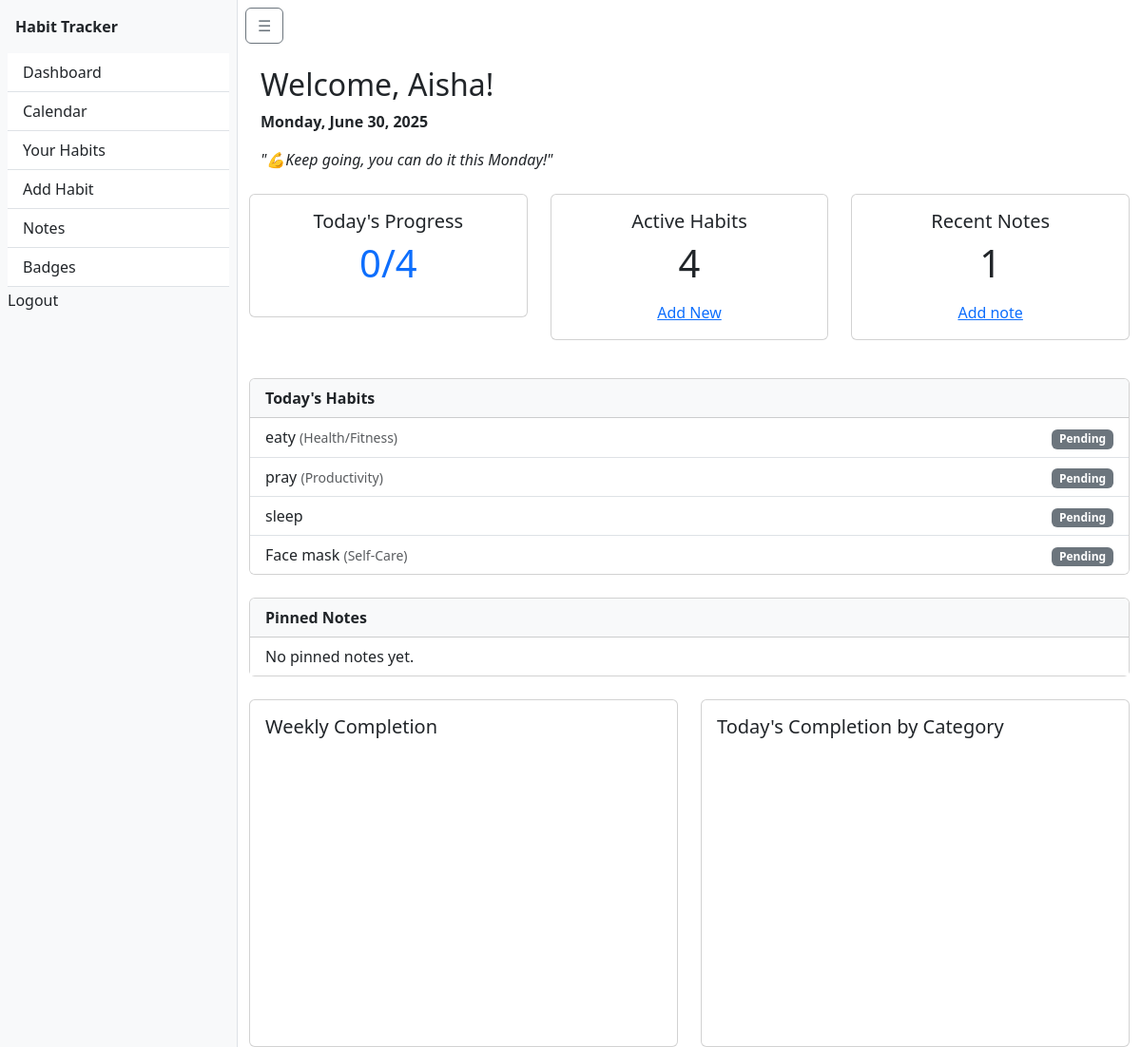
The app's page /habits/dashboard/ (signed in), older data.
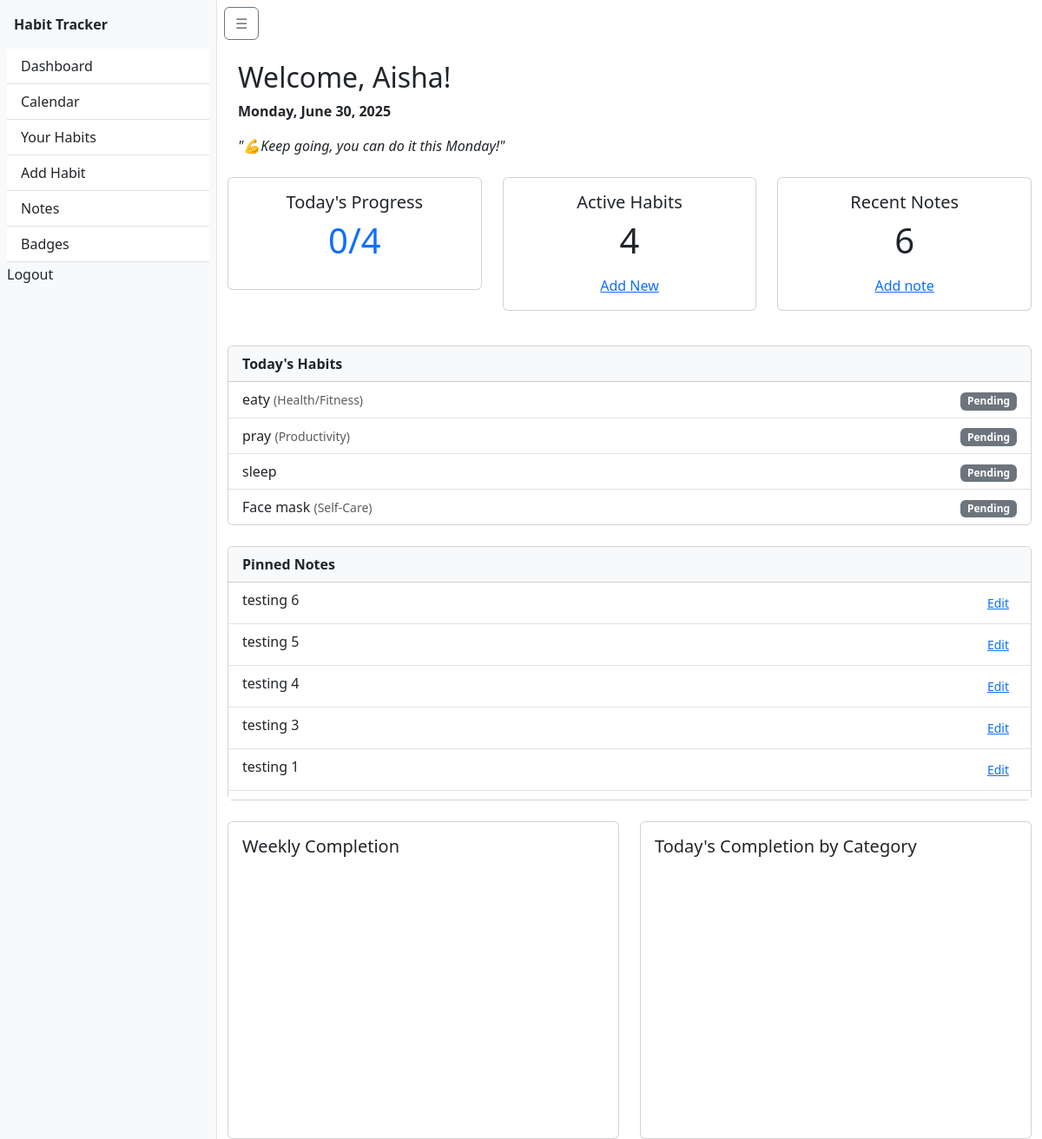
The same page, newer data.
### habits/models.py (models this page shows, shortened)
class Habit(models.Model):
    CATEGORY_CHOICES = [
        ('health', 'Health/Fitness'),
        ('productivity', 'Productivity'),
        ('selfcare', 'Self-Care'),
        ('learning', 'Learning'),
        ('work', 'Work'),
        ('fun', 'Hobbies/Fun'),
    ]
    FREQUENCY_CHOICES = [
        ('daily', 'Daily'),
        ('weekly', 'Weekly'),
        ('custom', 'Custom'),
    ]
    user = models.ForeignKey(User, on_delete=models.CASCADE)
    name = models.CharField(max_length=100)  # e.g. "Drink water"
    description = models.TextField(blank=True)
    target = models.PositiveIntegerField(default=1)  # e.g. "8 glasses/day"
    frequency = models.CharField(max_length=20, choices=FREQUENCY_CHOICES, default='daily')
    category = models.CharField(max_length=50, choices=CATEGORY_CHOICES, blank=True)
    creation_date = models.DateTimeField(auto_now_add=True)
    is_template = models.BooleanField(default=False)  # For admin-curated templates
    created_by_admin = models.ForeignKey(
        User,
        on_delete=models.SET_NULL,
        null=True,
        blank=True,
        related_name='admin_habits'
    )

class Note(models.Model):
    user = models.ForeignKey(User, on_delete=models.CASCADE)
    title = models.CharField(max_length=100)
    content = models.TextField()
    is_pinned = models.BooleanField(default=False)
    updated_at = models.DateTimeField(auto_now=True)

### habits/views.py (the view)
# urls.py: path('dashboard/', dashboard, name='dashboard'),
@login_required
def dashboard(request):
    habits = Habit.objects.filter(user=request.user)
    today = date.today()
    completed_habit_ids = HabitCompletion.objects.filter(
        habit__user=request.user,
        date=today,
        completed=True
    ).values_list('habit_id', flat=True)
    for habit in habits:
        habit.status = "Done" if habit.id in completed_habit_ids else "Pending"
    start_of_week = today - timedelta(days=today.weekday())  # Monday
    week_dates = [start_of_week + timedelta(days=i) for i in range(7)]
    weekly_data = HabitCompletion.objects.filter(
        habit__user=request.user,
        date__range=[week_dates[0], week_dates[-1]],
        completed=True
    ).values('date').annotate(count=Count('id'))
    chart_labels = [d.strftime('%a') for d in week_dates]
    chart_data = [next((item['count'] for item in weekly_data if item['date'] == d), 0) for d in week_dates]
    category_data = HabitCompletion.objects.filter(
        habit__user=request.user,
        date=today,
        completed=True
    ).values('habit__category').annotate(count=Count('id'))
    category_labels = []
    category_counts = []
    category_map = dict(Habit.CATEGORY_CHOICES)
    for item in category_data:
        label = category_map.get(item['habit__category'], 'Uncategorised')
        category_labels.append(label)
        category_counts.append(item['count'])
    completed_today = len(completed_habit_ids)
    habit_count = habits.count()
    notes_count = Note.objects.filter(user=request.user).count()
    pinned_notes = Note.objects.filter(user=request.user, is_pinned=True).order_by('-updated_at')
    return render(request, 'habits/dashboard.html', {
        'habits': habits,
        'completed_today': completed_today,
        'habit_count': habit_count,
        'today': today,
        'chart_labels': json.dumps(chart_labels),
        'chart_data': json.dumps(chart_data),
        'category_labels': json.dumps(category_labels),
        'category_data': json.dumps(category_counts),
        'notes_count': notes_count,
        'pinned_notes': pinned_notes,
    })

### habits/templates/habits/dashboard.html (shortened to what this page needs)
{% extends 'habits/base.html' %}
{% block content %}
<div class="container mt-4">
    <h2>Welcome, {{ user.first_name|default:user.username }}!</h2>
    <p><strong>{{ today|date:"l, F j, Y" }}</strong></p>
  <p><em>"💪Keep going, you can do it this {{ today|date:'l' }}!"</em></p>
</div>
<div class="row mt-4">
    <div class="col-md-4 mb-3">
      <div class="card text-center">
        <div class="card-body">
          <h5 class="card-title">Today's Progress</h5>
          <p class="display-6 text-primary">{{ completed_today }}/{{ habit_count }}</p>
      </div>
    </div>
</div>
<div class="col-md-4 mb-3">
    <div class="card text-center">
      <div class="card-body">
        <h5 class="card-title">Active Habits</h5>
        <p class="display-6 text-purple">{{habit_count }}</p>
        <a href="{% url 'habits:habit_create' %}">Add New</a>
      </div>
    </div>
  </div>
<div class="col-md-4 mb-3">
    <div class="card text-center">
      <div class="card-body">
        <h5 class="card-title">Recent Notes</h5>
        <p class="display-6 text-purple">{{ notes_count }}</p>
        <a href="{% url 'habits:add_note' %}">Add note</a>
      </div>
    </div>
  </div>
</div>
<div class="card mt-4">
  <div class="card-header bg-light">
    <strong>Today's Habits</strong>
  </div>
  <ul class="list-group list-group-flush">
    {% for habit in habits %}
      <li class="list-group-item d-flex justify-content-between align-items-center">
        <div>
          {{ habit.name }}
          {% if habit.get_category_display %}
            <small class="text-muted">({{ habit.get_category_display }})</small>
          {% endif %}
        </div>
        <div>
          {% if habit.status == "Done" %}
            <span class="badge text-white" style="background-color: hotpink;">✔ Done</span>
          {% else %}
            <span class="badge bg-secondary">Pending</span>
          {% endif %}
        </div>
    {% endfor %}
  </ul>
</div>
<div class="card mt-4">
  <div class="card-header bg-light">
    <strong>Pinned Notes</strong>
  </div>
  <div style="max-height: 250px; overflow-y: auto;">
    <ul class="list-group list-group-flush">
      {% for note in pinned_notes %}
        <li class="list-group-item">
          {{ note.content|truncatewords:12 }}
          <a href="{% url 'habits:edit_note' note.pk %}" class="btn btn-sm btn-link float-end">Edit</a>
        </li>
      {% empty %}
        <li class="list-group-item">No pinned notes yet.</li>
      {% endfor %}
    </ul>
  </div>
</div>
<div class="row mt-4">
    <div class="col-md-6">
      <div class="card p-3">
        <h5>Weekly Completion</h5>
        <div id="weekly-completion-chart" style="height: 300px;"></div>
      </div>
    </div>
    <div class="col-md-6">
      <div class="card p-3">
        <h5>Today's Completion by Category</h5>
        <div id="category-completion-chart" style="height: 300px;"></div>
      </div>
    </div>
  </div>
{% endblock %}

Row changes from the older to the newer data that the page shows:
added Note: content "testing 6"
added Note: content "testing 5"
added Note: content "testing 4"
added Note: content "testing 3"
added Note: content "testing 1"
Text that changed along with them:
{{ notes_count }}: "1" → "6"
text no longer shown: "No pinned notes yet."
